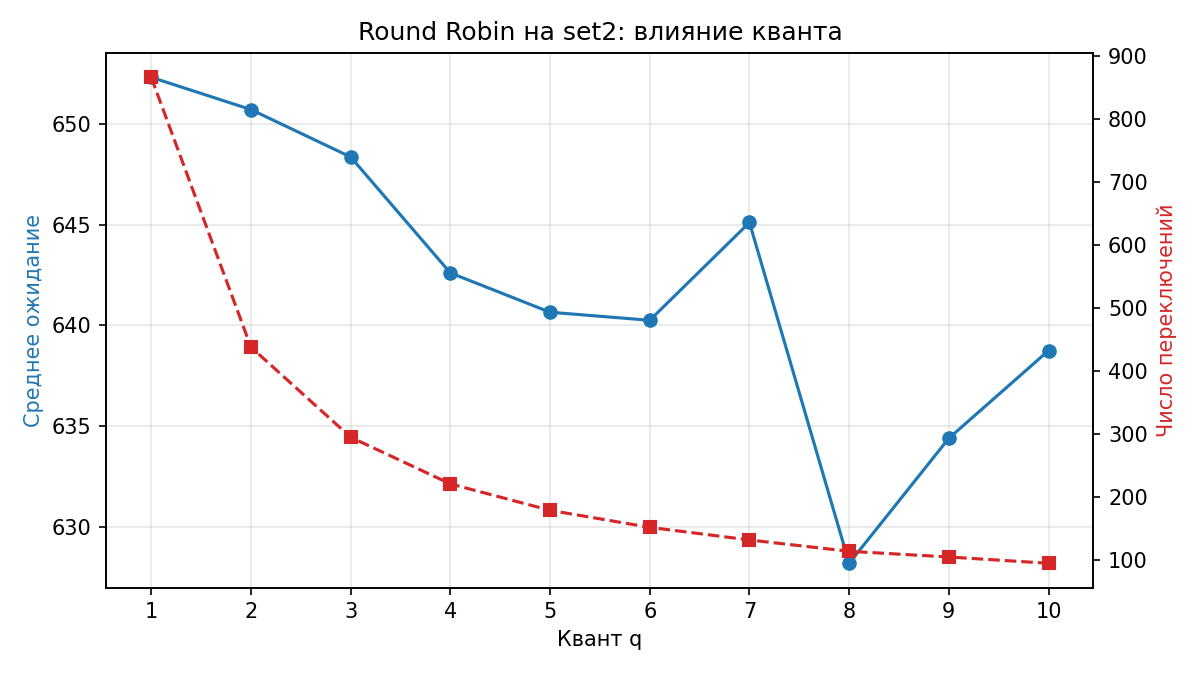

Source code (Python):
#!/usr/bin/env python3
"""График для RR на set2: квант 1..10 -> среднее ожидание и число переключений."""
import matplotlib
matplotlib.use("Agg")                      # без окна, только файл
import matplotlib.pyplot as plt
from sched import load, simulate, metrics

procs = load("set2.txt")
quanta = list(range(1, 11))
waits, switches = [], []
print(f'{"q":>3}{"ср.ожидание":>14}{"переключений":>14}')
for q in quanta:
    m = metrics(procs, simulate(procs, "rr", quantum=q))
    waits.append(m["avg_wait"])
    switches.append(m["switches"])
    print(f'{q:>3}{m["avg_wait"]:>14.2f}{m["switches"]:>14}')

fig, ax1 = plt.subplots(figsize=(8, 4.5))
ax1.plot(quanta, waits, "o-", color="#1f77b4")
ax1.set_xlabel("Квант q")
ax1.set_ylabel("Среднее ожидание", color="#1f77b4")
ax2 = ax1.twinx()
ax2.plot(quanta, switches, "s--", color="#d62728")
ax2.set_ylabel("Число переключений", color="#d62728")
ax1.set_xticks(quanta)
ax1.grid(alpha=0.3)
plt.title("Round Robin на set2: влияние кванта")
fig.tight_layout()
fig.savefig("rr_plot.png", dpi=150)
print("Сохранено: rr_plot.png")
